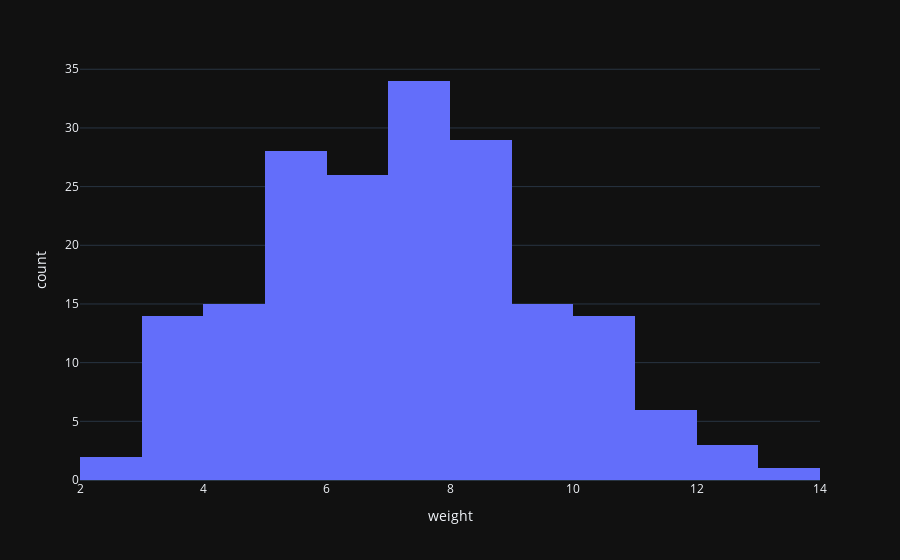
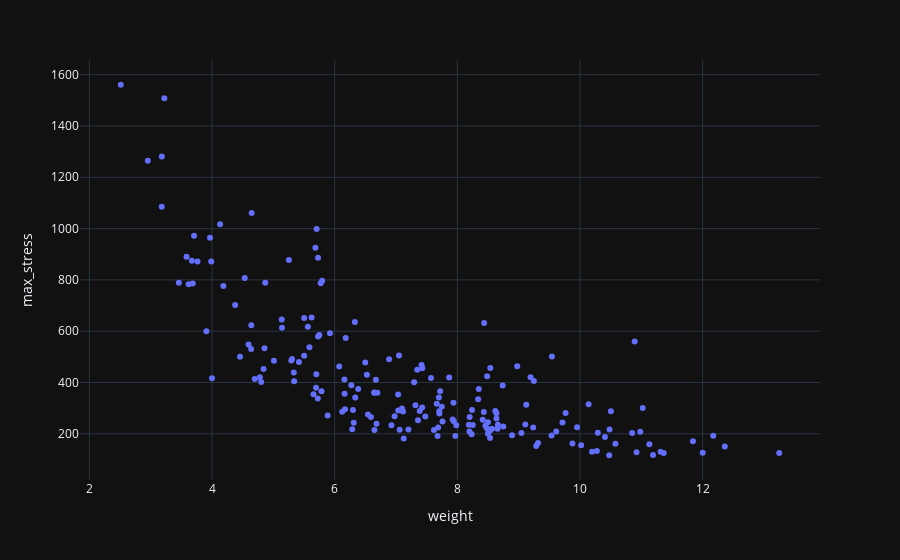

The cell these charts' notebook holds for them, in order:
### Code cell
import plotly.express as px
fig1 = px.histogram(df, x="weight", nbins=20, template="plotly_dark")
fig1.show()
fig2 = px.scatter(df, x='weight', y='max_stress',  template="plotly_dark")
fig2.show()

### Figure 1 — Plotly figure (JSON) as saved in the notebook; plotly's stock layout.template omitted (floating-point values rounded to 4 significant figures; data arrays with more than 128 entries replaced by an {"elided": "..."} marker saying what was removed)
{"data": [{"alignmentgroup": "True", "bingroup": "x", "hovertemplate": "weight=%{x}<br>count=%{y}<extra></extra>", "legendgroup": "", "marker": {"color": "#636efa", "pattern": {"shape": ""}}, "name": "", "nbinsx": 20, "offsetgroup": "", "orientation": "v", "showlegend": false, "type": "histogram", "x": {"elided": "187 float values"}, "xaxis": "x", "yaxis": "y"}], "layout": {"autosize": true, "barmode": "relative", "legend": {"tracegroupgap": 0}, "margin": {"t": 60}, "xaxis": {"anchor": "y", "autorange": true, "domain": [0, 1], "range": [2, 14], "title": {"text": "weight"}, "type": "linear"}, "yaxis": {"anchor": "x", "autorange": true, "domain": [0, 1], "range": [0, 35.79], "title": {"text": "count"}}}}

### Figure 2 — Plotly figure (JSON) as saved in the notebook; plotly's stock layout.template omitted (floating-point values rounded to 4 significant figures; data arrays with more than 128 entries replaced by an {"elided": "..."} marker saying what was removed)
{"data": [{"hovertemplate": "weight=%{x}<br>max_stress=%{y}<extra></extra>", "legendgroup": "", "marker": {"color": "#636efa", "symbol": "circle"}, "mode": "markers", "name": "", "orientation": "v", "showlegend": false, "type": "scatter", "x": {"elided": "187 float values"}, "xaxis": "x", "y": {"elided": "187 float values"}, "yaxis": "y"}], "layout": {"autosize": true, "legend": {"tracegroupgap": 0}, "margin": {"t": 60}, "xaxis": {"anchor": "y", "autorange": true, "domain": [0, 1], "range": [1.871, 13.89], "title": {"text": "weight"}, "type": "linear"}, "yaxis": {"anchor": "x", "autorange": true, "domain": [0, 1], "range": [4.483, 1673.0], "title": {"text": "max_stress"}, "type": "linear"}}}
